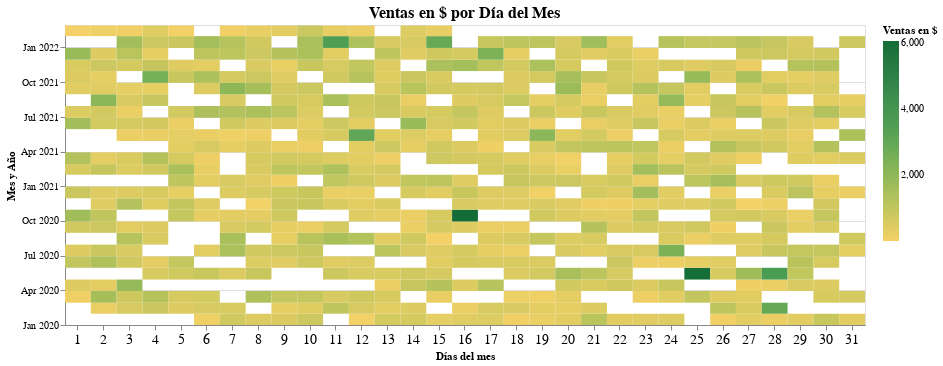

The notebook cell this image was saved under:
### Code cell
mapa = alt.Chart(df_ventas_ag).mark_rect().encode(
                x=alt.X('dia_mes:O', title='Días del mes', axis = alt.Axis(labelAngle=0, labelFontSize=14)),
                y=alt.Y('yearmonth(fecha):T', title = 'Mes y Año', scale=alt.Scale(zero=False), 
                  axis = alt.Axis(grid=True, titleAnchor='middle', titleAngle = 270, labelFontSize=10)),
                color=alt.Color(
                    'sum(monto_dolar):Q', scale=alt.Scale(scheme='goldgreen'), title='Ventas en $'),
                tooltip=[
                    alt.Tooltip('dia_mes:O', title='Día'),
                    alt.Tooltip('yearmonth(fecha):T', title='Mes y Año'),
                    alt.Tooltip('sum(monto_dolar):Q', format=',.2f', title='Ventas en $'),
                    alt.Tooltip('cantidad:Q', format=',.2f', title='Volumen de Ventas'),
                    alt.Tooltip('num:Q', title='N° Facturas')]
                ).properties(title='Ventas en $ por Día del Mes',
                             width=800,  
                             height=300
                ).configure_title(
                    fontSize = 16,
                    anchor = 'middle'
                ).interactive()

mapa

### Figure 1 — Vega-Lite specification as saved in the notebook (floating-point values rounded to 4 significant figures; data arrays with more than 128 entries replaced by an {"elided": "..."} marker saying what was removed)
{"config": {"view": {"continuousWidth": 400, "continuousHeight": 300}, "title": {"anchor": "middle", "fontSize": 16}}, "data": {"name": "data-9c31a42bfb223f0e664bbf049864311d"}, "mark": "rect", "encoding": {"color": {"aggregate": "sum", "field": "monto_dolar", "scale": {"scheme": "goldgreen"}, "title": "Ventas en $", "type": "quantitative"}, "tooltip": [{"field": "dia_mes", "title": "Día", "type": "ordinal"}, {"field": "fecha", "timeUnit": "yearmonth", "title": "Mes y Año", "type": "temporal"}, {"aggregate": "sum", "field": "monto_dolar", "format": ",.2f", "title": "Ventas en $", "type": "quantitative"}, {"field": "cantidad", "format": ",.2f", "title": "Volumen de Ventas", "type": "quantitative"}, {"field": "num", "title": "N° Facturas", "type": "quantitative"}], "x": {"axis": {"labelAngle": 0, "labelFontSize": 14}, "field": "dia_mes", "title": "Días del mes", "type": "ordinal"}, "y": {"axis": {"grid": true, "labelFontSize": 10, "titleAnchor": "middle", "titleAngle": 270}, "field": "fecha", "scale": {"zero": false}, "timeUnit": "yearmonth", "title": "Mes y Año", "type": "temporal"}}, "height": 300, "selection": {"selector003": {"type": "interval", "bind": "scales", "encodings": ["x", "y"]}}, "title": "Ventas en $ por Día del Mes", "width": 800, "$schema": "https://vega.github.io/schema/vega-lite/v4.17.0.json", "datasets": {"data-9c31a42bfb223f0e664bbf049864311d": {"elided": "602 records"}}}
